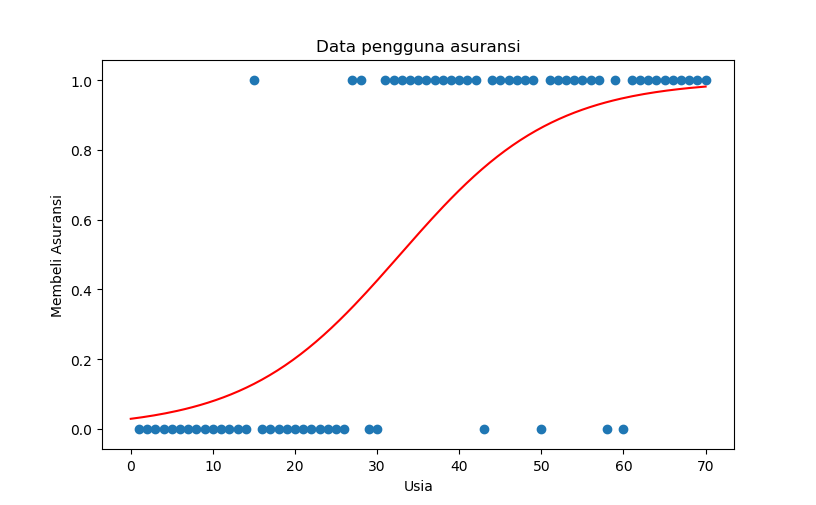

Recreate this plot in Python.
import numpy as np
import pandas as pd
import matplotlib.pyplot as plt

df = pd.read_csv('1_data.csv', sep=',')
# print(df)

# =========================================
# split datasets = data train & data test

from sklearn.model_selection import train_test_split
x_train, x_test, y_train, y_test = train_test_split(
    df[['usia']], 
    df['beliAsuransi'], 
    test_size=.1
)

# =========================================
# logistic regression

from sklearn.linear_model import LogisticRegression
model = LogisticRegression(solver='lbfgs')

# training model
model.fit(x_train, y_train)

# m coef & b intercept
print(model.coef_)
print(model.intercept_)

# accuracy
print(model.score(x_train, y_train))

# =========================================

# prediction
# print(x_test)
# print(model.predict(x_test))
print(model.predict([[40]]))

# probablility
# print(model.predict_proba(x_test))
print(model.predict_proba([[40]]))

# =========================================

# plot dataframe
plt.scatter(df['usia'], df['beliAsuransi'])

dataplot = np.linspace(0,70,150)
def plotlogreg(line):
    return 1 / (1 + np.exp(-line))
bestfit = plotlogreg(
    (model.coef_ * dataplot) + model.intercept_).ravel()

# plot best fit line logistic regression: sigmoid func
plt.plot(
    dataplot,
    bestfit,
    'r-'
)

plt.xlabel('Usia')
plt.ylabel('Membeli Asuransi')
plt.title('Data pengguna asuransi')
plt.show()
